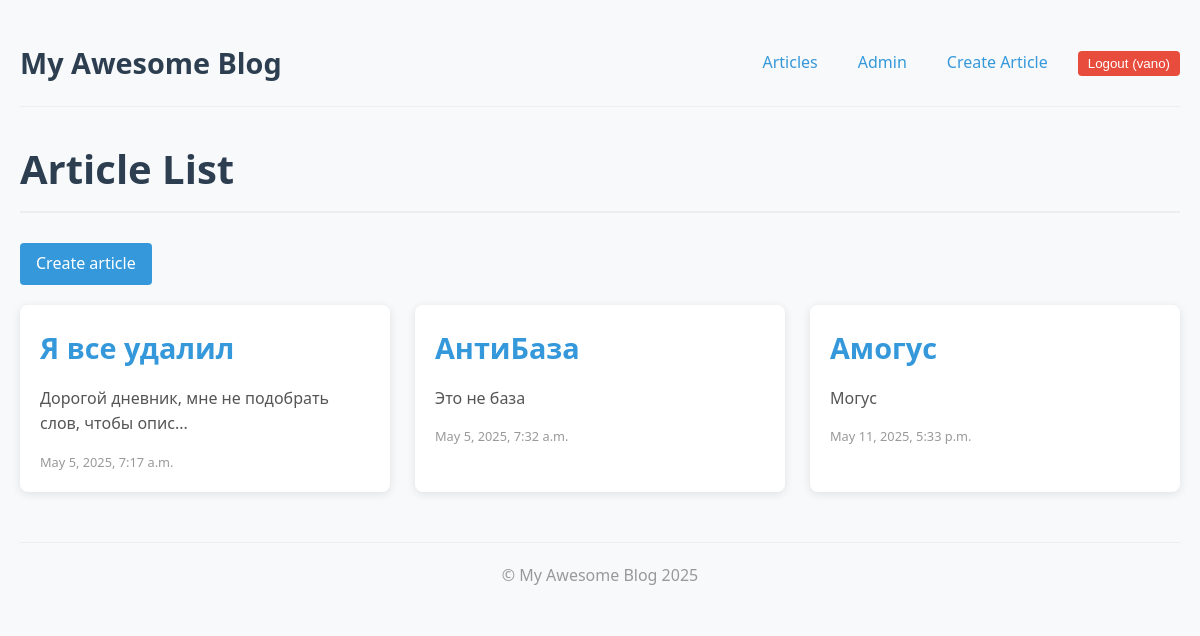
The app's page / (signed in) with its own data.
### apps/articles/models.py (models this page shows, shortened)
class Article(models.Model):
    title = models.CharField(max_length=200)
    slug = models.SlugField(unique=True)
    body = models.TextField()
    date = models.DateTimeField(auto_now_add=True)
    thumbnail = models.ImageField(upload_to='images/', blank=True, null=True, default='images/default.jpg')
    author = models.ForeignKey(User, null=True, blank=True, on_delete=models.CASCADE)
    def snippet(self):
        if len(self.body) > 50:
            return self.body[:50] + '...'
        return self.body

### apps/articles/views.py (the view)
# urls.py: path('', views.article_list, name='list'),
def article_list(request):
    articles = Article.objects.all().order_by('date')
    return render(request, 'articles/article_list.html', {'articles': articles})

### apps/articles/templates/articles/article_list.html (shortened to what this page needs)
{% extends "base_layout.html" %}
{% block content %}
    <h1>Article List</h1>
    {% if user.is_authenticated %}
      <p><a href="{% url 'articles:create' %}" class="btn btn-primary">Create article</a></p>
    {% endif %}
    <div class="articles">
        {% for article in articles %}
            <div class="article__item">
                <h2>
                    <a href="{% url 'articles:detail' slug=article.slug %}">
                        {{ article.title }}
                    </a>
                </h2>
                <p>
                    {{ article.snippet }}
                </p>
                <time>
                    {{ article.date }}
                </time>
            </div>
        {% empty %}
            <p>No articles found.</p>
        {% endfor %}
    </div>
{% endblock content %}

### templates/base_layout.html (shortened to what this page needs)
{% load static %}
<!DOCTYPE html>
<html lang="en">
<head>
    <link rel="stylesheet" href="{% static 'css/style.css' %}">
</head>
<body>
    <header>
        <div class="logo">
            <a href="{% url 'articles:list' %}">My Awesome Blog</a>
        </div>
        <nav>
            <ul>
                <li><a href="{% url 'articles:list' %}">Articles</a></li>
                <li><a href="{% url 'admin:index' %}">Admin</a></li>
                {% if user.is_authenticated %}
                <li><a href="{% url 'articles:create' %}">Create Article</a></li>
                <li>
                    <form class="form" action="{% url 'accounts:logout' %}" method="post">
                        <button type="submit">Logout ({{ user.username }})</button>
                    </form>
                </li>
                {% endif %}
            </ul>
        </nav>
    </header>
    <main>
        {% block content %}{% endblock content %}
    </main>
    <footer>
        {% block footer %}
            <p>&copy; My Awesome Blog {% now "Y" %}</p>
        {% endblock footer %}
    </footer>
</body>
</html>

### static/css/style.css (style rules this page uses)
* { margin: 0; padding: 0; box-sizing: border-box; }
body { font-family: 'Segoe UI', Tahoma, Geneva, Verdana, sans-serif; line-height: 1.6; color: #333; background-color: #f8f9fa; padding: 20px; max-width: 1200px; margin: 0 auto; }
h1 { color: #2c3e50; margin-bottom: 30px; padding-bottom: 10px; border-bottom: 2px solid #eee; font-size: 2.5rem; }
h2 { color: #3498db; margin: 15px 0 10px; font-size: 1.8rem; }
.articles { display: grid; grid-template-columns: repeat(auto-fill, minmax(300px, 1fr)); gap: 25px; margin-top: 20px; }
.article__item { background-color: white; border-radius: 8px; box-shadow: 0 2px 10px rgba(0, 0, 0, 0.1); padding: 20px; transition: transform 0.3s ease, box-shadow 0.3s ease; }
.article__item h2 { margin-top: 0; }
.article__item a { color: #3498db; text-decoration: none; transition: color 0.2s ease; }
.article__item p { margin: 15px 0; color: #555; }
.article__item time { display: block; color: #999; font-size: 0.8rem; margin-top: 15px; }
.btn { display: inline-block; background-color: #3498db; color: white; padding: 8px 16px; border-radius: 4px; text-decoration: none; font-weight: 500; transition: background-color 0.2s ease; }

### templates/base_layout.html (style rules this page uses)
header { display: flex; justify-content: space-between; align-items: center; padding: 20px 0; margin-bottom: 30px; border-bottom: 1px solid #eee; }
.logo a { font-size: 1.8rem; font-weight: bold; color: #2c3e50; text-decoration: none; transition: color 0.2s ease; }
nav ul { display: flex; list-style: none; gap: 20px; }
nav ul li a { color: #3498db; text-decoration: none; font-weight: 500; padding: 5px 10px; border-radius: 4px; transition: all 0.2s ease; }
nav ul li form button { background-color: #e74c3c; color: white; border: none; padding: 5px 10px; border-radius: 4px; cursor: pointer; font-weight: 500; transition: background-color 0.2s ease; }
footer { margin-top: 50px; padding: 20px 0; border-top: 1px solid #eee; text-align: center; color: #999; }

### records on screen
Article: title "Я все удалил", snippet "Дорогой дневник, мне не подобрать слов, чтобы опис...", date "May 5, 2025, 7:17 a.m."
Article: title "АнтиБаза", snippet "Это не база", date "May 5, 2025, 7:32 a.m."
Article: title "Амогус", snippet "Могус", date "May 11, 2025, 5:33 p.m."

### other values on screen
{{ user.username }} "vano"
